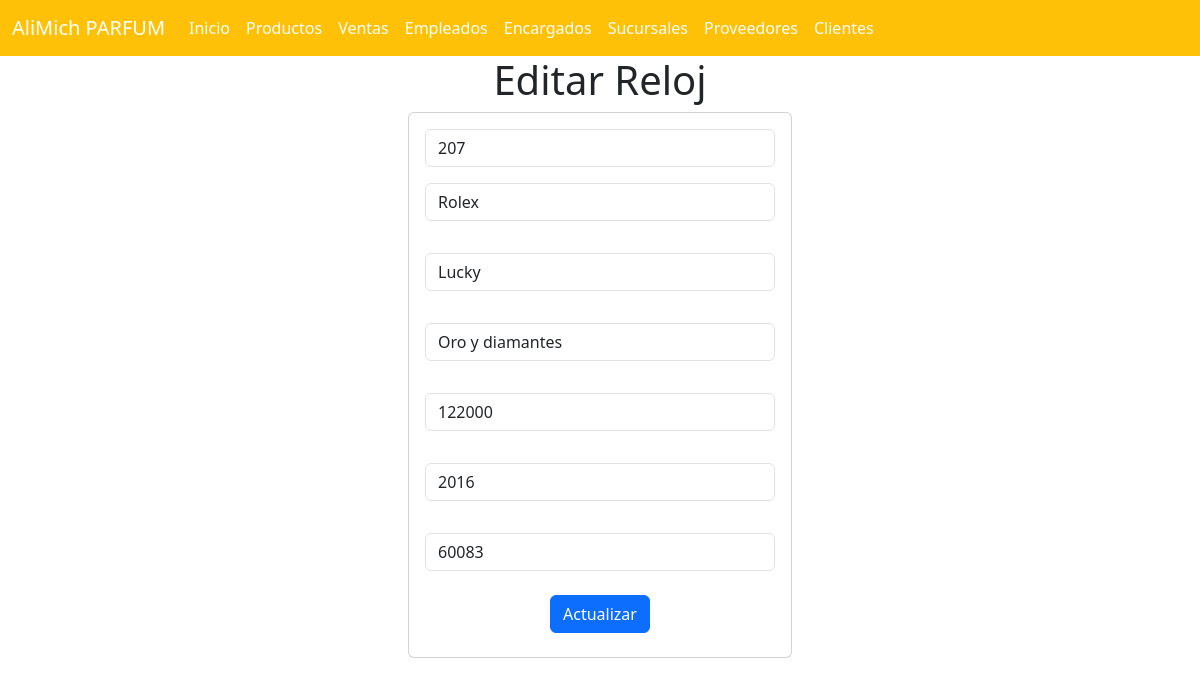
The app's page /seleccionarReloj/207 with its own data.
### reloj_app/models.py (models this page shows, shortened)
class Reloj(models.Model):
    id=models.IntegerField(primary_key=True)
    marca = models.CharField(max_length=255)
    modelo = models.CharField(max_length=255)
    material = models.CharField(max_length=255)
    precio = models.IntegerField()
    anio_de_lanzamiento = models.IntegerField()
    idproveedor=models.IntegerField(null=True,blank=True)

### reloj_app/views.py (the view)
# urls.py: path("seleccionarReloj/<id>",views.seleccionarReloj,name="seleccionarReloj"),
def seleccionarReloj(request, id):
    reloj = Reloj.objects.get(id=id)
    return render(request, "editarRelojes.html", {"misrelojes": reloj})

### reloj_app/templates/editarRelojes.html (shortened to what this page needs)
{% extends "base.html" %}
{% load static %}
{% block cuerpo %}
<div class="row justify-content-center">
    <div class="col-sm-12 col-md-4 col-lg-4 col-xl-4">
        <h1>Editar Reloj</h1>
        <div class="card">
            <div class="card-body">
                <form action="/editarReloj/" method="POST">
                    <div class="form-group">
                        <input type="text" id="txtid" name="txtid" class="form-control" value="{{ misrelojes.id }}" readonly required>
                    </div>
                    <div class="form-group py-3">
                        <input type="text" id="txtmarca" name="txtmarca" class="form-control" value="{{ misrelojes.marca }}" maxlength="255" required>
                    </div>
                    <div class="form-group py-3">
                        <input type="text" id="txtmodelo" name="txtmodelo" class="form-control" value="{{ misrelojes.modelo }}" maxlength="255" required>
                    </div>
                    <div class="form-group py-3">
                        <input type="text" id="txtmaterial" name="txtmaterial" class="form-control" value="{{ misrelojes.material }}" maxlength="255" required>
                    </div>
                    <div class="form-group py-3">
                        <input type="number" id="numprecio" name="numprecio" class="form-control" value="{{ misrelojes.precio }}" required>
                    </div>
                    <div class="form-group py-3">
                        <input type="number" id="numaño" name="numaño" class="form-control" value="{{ misrelojes.anio_de_lanzamiento }}" required>
                    </div>
                    <div class="form-group py-3">
                        <input type="number" id="numidp" name="numidp" class="form-control" value="{{ misrelojes.idproveedor }}" required>
                    </div>
                    <div class="form-group py-2">
                        <button type="submit" class="btn btn-primary">Actualizar</button>
                    </div>
                </form>
            </div>
        </div>
    </div>
</div>
{% endblock %}

### records on screen
Reloj: txtid "207", txtmarca "Rolex", txtmodelo "Lucky", txtmaterial "Oro y diamantes", numprecio "122000", numaño "2016", numidp "60083"
